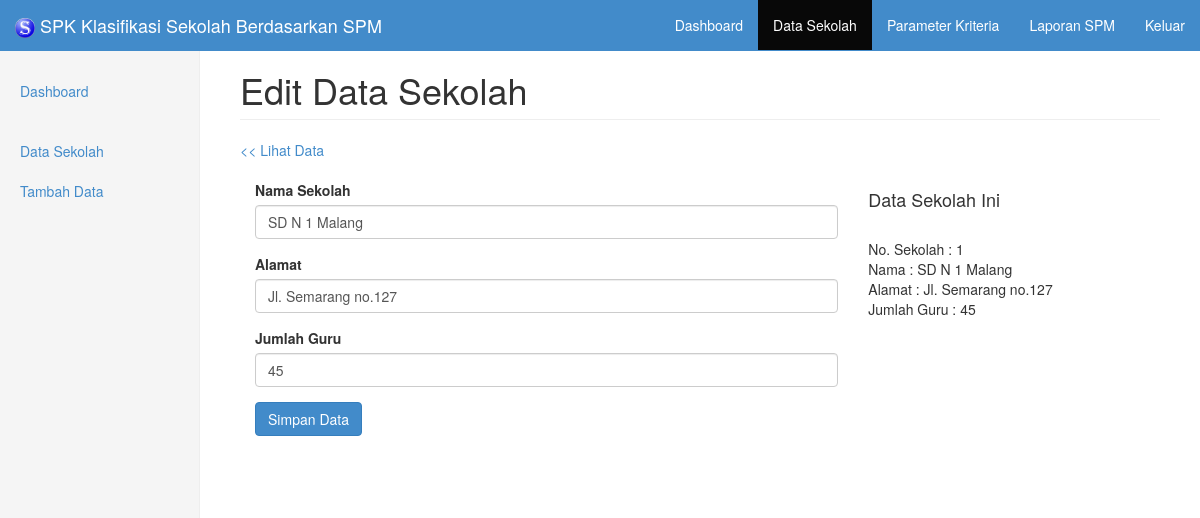
The page /sekolah/editdata/1 (signed in) on the database its author committed.
### tables this page shows
CREATE TABLE IF NOT EXISTS `sekolah` (
  `No`           INT(11)     NOT NULL,
  `Nama`         VARCHAR(50) NOT NULL,
  `Alamat`       TEXT        NOT NULL,
  `Jumlah_Guru`  INT(11)     NOT NULL,
  `kGuruS1`      INT(11)     NOT NULL DEFAULT '0',
  `kTeknis`      INT(11)     NOT NULL DEFAULT '0',
  `kPrasarana`   INT(11)     NOT NULL DEFAULT '0',
  `kBuku`        INT(11)     NOT NULL DEFAULT '0',
  `kMutu`        INT(11)     NOT NULL DEFAULT '0',
  `kJumlah`      INT(11)     NOT NULL DEFAULT '0',
  `kSNP`         INT(11)     NOT NULL DEFAULT '0',
  `kLulusan`     INT(11)     NOT NULL DEFAULT '0',
  `kJumlah_Guru` INT(11)     NOT NULL DEFAULT '0',
  `kSarana`      INT(11)     NOT NULL DEFAULT '0',
  `Dc1`          FLOAT       NOT NULL DEFAULT '0',
  `Dc2`          FLOAT       NOT NULL DEFAULT '0'
);

### halaman/sekolah/editdata/index.php (the view, shortened to what this page needs)
          <h1 class="page-header">Edit Data Sekolah</h1>
          <a href="<?php echo DOMAIN; ?>sekolah">&lt;&lt; Lihat Data</a>
      <br /><br />
      <div class="col-xs-12 col-sm-8 placeholder">
<?php
$query = mysql_query("SELECT * FROM sekolah WHERE No=".$_POST['no']);
if ($data = mysql_fetch_object($query)) {
?>
        <form action="<?php $_SERVER['PHP_SELF']; ?>" method="POST" >
          <div class="form-group">
            <label for="nama">Nama Sekolah</label>
            <input type="text" name="nama" id="nama" class="form-control" placeholder="Nama Sekolah" required autofocus value="<?php echo $_POST['nama']; ?>">
          </div>
          <div class="form-group">
            <label for="alamat">Alamat</label>
            <input type="text" name="alamat" id="alamat" class="form-control" placeholder="Alamat" required value="<?php echo $_POST['alamat']; ?>">
          </div>
          <div class="form-group">
            <label for="jmlguru">Jumlah Guru</label>
            <input type="text" name="jmlguru" id="jmlguru" class="form-control" placeholder="Jumlah Guru" required value="<?php echo $_POST['jmlguru']; ?>">
          </div>
          <div class="form-group">
            <button class="btn btn-primary " type="submit" name="btnsimpandata">Simpan Data</button>
          </div>
        </form>
    </div>
    <div class="col-xs-12 col-sm-4 placeholder">
<?php
  $query = mysql_query("SELECT * FROM sekolah WHERE No=".$_POST['no']);
  if ($data = mysql_fetch_object($query)) {
    echo "<h4>Data Sekolah Ini</h4><br />No. Sekolah : ".$data->No."<br />Nama : ".$data->Nama."<br />Alamat : ".$data->Alamat."<br />Jumlah Guru : ".$data->Jumlah_Guru;
  }
}
 ?>
    </div>

### css/dashboard.css (style rules this page uses)
body { padding-top: 50px; }
.main .page-header { margin-top: 0; }
.placeholder { margin-bottom: 20px; }

### rows shown on the page
sekolah: No "1", Nama "SD N 1 Malang", Alamat "Jl. Semarang no.127", Jumlah_Guru "45"
